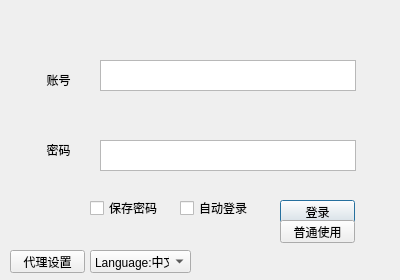
<?xml version="1.0" encoding="UTF-8"?>
<ui version="4.0">
 <class>Dialog</class>
 <widget class="QDialog" name="Dialog">
  <property name="geometry">
   <rect>
    <x>0</x>
    <y>0</y>
    <width>400</width>
    <height>280</height>
   </rect>
  </property>
  <property name="windowTitle">
   <string>Dialog</string>
  </property>
  <widget class="QTextBrowser" name="textBrowser">
   <property name="geometry">
    <rect>
     <x>100</x>
     <y>60</y>
     <width>256</width>
     <height>31</height>
    </rect>
   </property>
  </widget>
  <widget class="QLabel" name="label">
   <property name="geometry">
    <rect>
     <x>40</x>
     <y>70</y>
     <width>54</width>
     <height>20</height>
    </rect>
   </property>
   <property name="autoFillBackground">
    <bool>false</bool>
   </property>
   <property name="text">
    <string>  账号 </string>
   </property>
  </widget>
  <widget class="QTextBrowser" name="textBrowser_2">
   <property name="geometry">
    <rect>
     <x>100</x>
     <y>140</y>
     <width>256</width>
     <height>31</height>
    </rect>
   </property>
  </widget>
  <widget class="QLabel" name="label_2">
   <property name="geometry">
    <rect>
     <x>40</x>
     <y>140</y>
     <width>54</width>
     <height>20</height>
    </rect>
   </property>
   <property name="autoFillBackground">
    <bool>false</bool>
   </property>
   <property name="text">
    <string>  密码</string>
   </property>
  </widget>
  <widget class="QCheckBox" name="checkBox">
   <property name="geometry">
    <rect>
     <x>90</x>
     <y>200</y>
     <width>71</width>
     <height>16</height>
    </rect>
   </property>
   <property name="text">
    <string>保存密码</string>
   </property>
  </widget>
  <widget class="QPushButton" name="pushButton">
   <property name="geometry">
    <rect>
     <x>280</x>
     <y>200</y>
     <width>75</width>
     <height>23</height>
    </rect>
   </property>
   <property name="text">
    <string>登录</string>
   </property>
  </widget>
  <widget class="QPushButton" name="pushButton_2">
   <property name="geometry">
    <rect>
     <x>10</x>
     <y>250</y>
     <width>75</width>
     <height>23</height>
    </rect>
   </property>
   <property name="text">
    <string>代理设置</string>
   </property>
  </widget>
  <widget class="QCheckBox" name="checkBox_2">
   <property name="geometry">
    <rect>
     <x>180</x>
     <y>200</y>
     <width>71</width>
     <height>16</height>
    </rect>
   </property>
   <property name="text">
    <string>自动登录</string>
   </property>
  </widget>
  <widget class="QComboBox" name="comboBox">
   <property name="geometry">
    <rect>
     <x>90</x>
     <y>250</y>
     <width>101</width>
     <height>23</height>
    </rect>
   </property>
   <item>
    <property name="text">
     <string>Language:中文</string>
    </property>
   </item>
   <item>
    <property name="text">
     <string>Language:English</string>
    </property>
   </item>
   <item>
    <property name="text">
     <string>Language:</string>
    </property>
   </item>
  </widget>
  <widget class="QPushButton" name="pushButton_3">
   <property name="geometry">
    <rect>
     <x>280</x>
     <y>220</y>
     <width>75</width>
     <height>23</height>
    </rect>
   </property>
   <property name="text">
    <string>普通使用</string>
   </property>
  </widget>
 </widget>
 <resources/>
 <connections/>
</ui>
